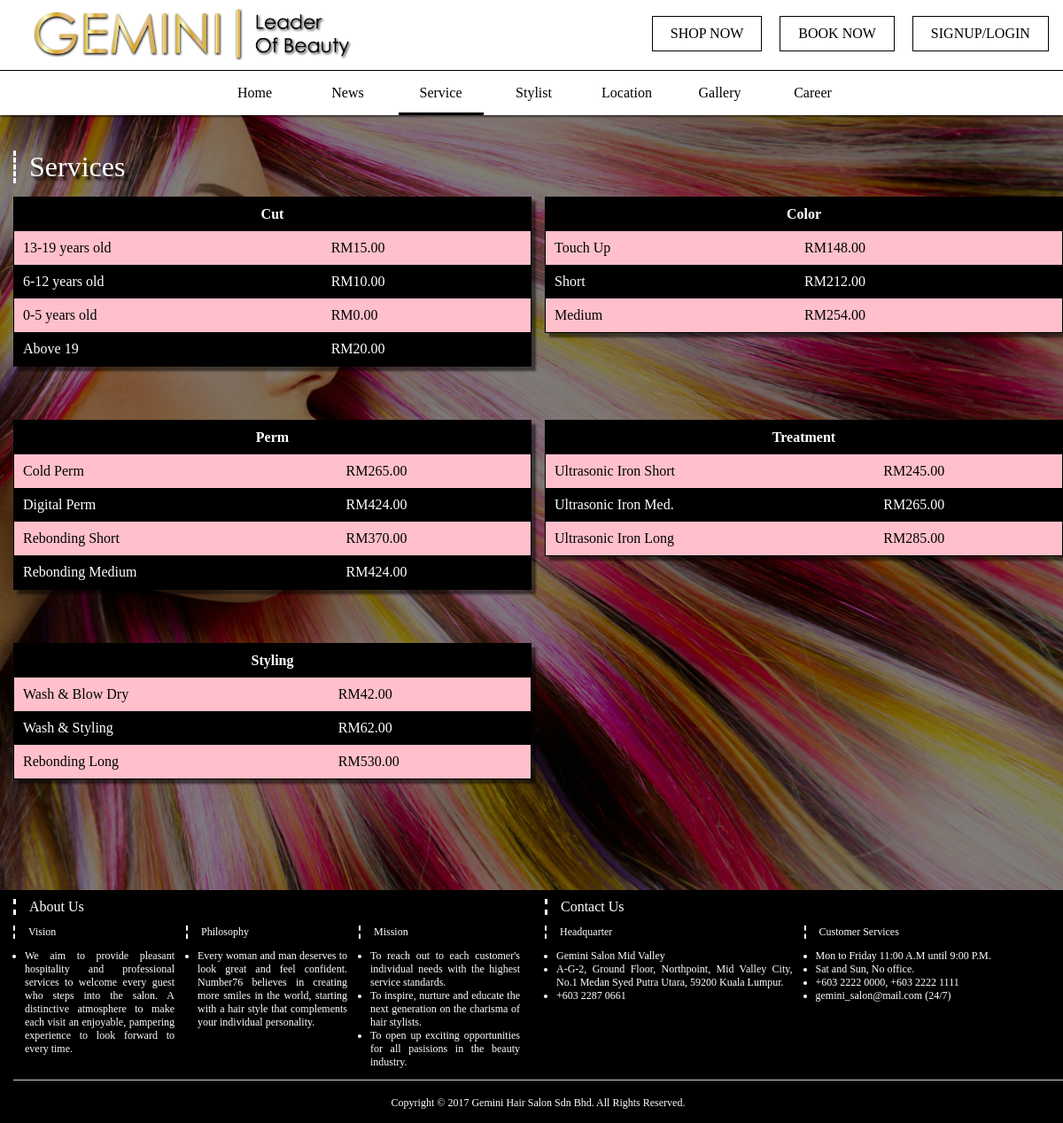
The app's page /service.php with its own data.
### tables this page shows
CREATE TABLE `service_type` (
  `service_type_id` int(11) NOT NULL,
  `type_name` varchar(255) NOT NULL
);

CREATE TABLE `service` (
  `service_id` int(11) NOT NULL,
  `service_name` varchar(255) NOT NULL,
  `service_price` decimal(6,2) NOT NULL,
  `service_type` int(11) DEFAULT NULL
);

### htdocs/service.php (the view, shortened to what this page needs)
<?php
require ('connect_db.php');
?>
<div class="parallax" style="background-image: url('includes/img/parallax4.jpg'); padding-top: 7em; " id="service_list">
	<div class="container">
		<div class="row">
			<div class="col-l-12">
				<h1 class="heading">Services</h1>
			</div>
		</div>
		<div class="row">
			<?php
				$getServiceTypeQuery = "SELECT * FROM service_type";
				$getServiceType = mysqli_query($connection, $getServiceTypeQuery);
				while ($row = mysqli_fetch_array($getServiceType)) {
					$id = $row["service_type_id"];
					$name = $row["type_name"];
					?>
					<div class="col-l-6 col-m-6 col-s-12" id="service_list_content">
						<div class="content">
							<div class="card">
								<table cellspacing="0" cellpadding="5">
									<tr>
										<th colspan="2"><?php echo $name; ?></th>
									</tr>
									<?php
									$getServiceQuery = "SELECT * FROM service WHERE service_type = '$id'";
									$getService = mysqli_query($connection, $getServiceQuery);
									while ($row = mysqli_fetch_array($getService)) {
										$name = $row["service_name"];
										$price = $row["service_price"];
										?>
										<tr>
											<td><?php echo $name; ?></td>
											<td>RM<?php echo $price; ?></td>
										</tr>
										<?php
									}
									?>
								</table>
							</div>
						</div>
					</div>
					<?php
				}
			?>
		</div>
	</div>
</div>

### htdocs/includes/css/style.css (style rules this page uses)
* { -webkit-font-smoothing: antialiased; box-sizing: border-box; }
body { margin: 0; font-family: "Century Gothic"; background-color: rgba(0,0,0,0.5); }
table { width: 100%; color: white; overflow-x: auto; border: 1px solid black; }
tr, td, th { border: 0px; padding: 10px 10px; }
tr:nth-child(2n) { color: black; background-color: pink; }
.heading { font-weight: normal; font-size: 2em; margin-top: 10px; margin-bottom: 0; margin-left: 0; margin-right: 0; color: white; padding-left: 15px; border-left: 3px dashed white; text-shadow: 4px 4px 3px black; }
a { font-family: "Century Gothic"; text-decoration: none; }
p { font-family: "Century Gothic"; }
[class*="col-"] { display: block; float: left; padding-left: 15px; }
@media only screen and (min-width: 0px) { .col-s-3 { width: 25%; } }
@media only screen and (min-width: 0px) { .col-s-9 { width: 75%; } }
@media only screen and (min-width: 0px) { .col-s-12 { width: 100%; } }
@media only screen and (min-width: 720px) { .col-m-6 { width: 50%; } }
@media only screen and (min-width: 720px) { .col-m-12 { width: 100%; } }
@media only screen and (min-width: 1025px) { .col-l-4 { width: 33.33%; } }
@media only screen and (min-width: 1025px) { .col-l-6 { width: 50%; } }
@media only screen and (min-width: 1025px) { .col-l-8 { width: 66.66%; } }
@media only screen and (min-width: 1025px) { .col-l-12 { width: 100%; } }
.row::after { content: ""; clear: both; display: table; }
.left { float: left; }
.center { text-align: center; }
.right { float: right; }
.navbar { font-family: "Century Gothic"; transition: all 0.25s ease-out; width: 100%; background-color: white; position: fixed; z-index: 2; top: 0; box-shadow: 0px 2px 2px rgba(0,0,0,0.5); }
.navbar .logo { height: 5em; border-bottom: 1px solid black; }
.navbar .logo img { transition: all 0.25s ease-out; margin-top: 0.5em; margin-left: 10px; height: auto; width: 25em; }
.navlink { vertical-align: middle; height: auto; }
.navlink a { display: inline-block; transition: all 0.25s ease-out; position: relative; margin-top: 1.1em; margin-right: 1em; padding: 10px 20px; border: 1px solid black; background-color: white; text-decoration: none; color: black; }
.navlink a span { background: linear-gradient(to right, #D4AF37, #FAFAD2, #DAA520, #E6BE8A, #D4AF37); position: absolute; top: 0px; left: -1px; width: 101%; height: 101%; z-index: -1; }
.subnav { width: 100%; transition: all 0.25s ease-out; background-color: white; }
.subnav a { transition: all 0.25s ease-out; margin-top: 1em; margin-left: 5px; display: inline-block; width: 6em; height: 2.1em; color: black; text-decoration: none; vertical-align: middle; border-bottom: 0px solid transparent; }
.parallax { width: 100%; height: auto; background-color: rgba(0, 0, 0, 0.5); background-blend-mode: overlay; background-size: cover; background-repeat: no-repeat; background-attachment: fixed; background-position: center; padding-bottom: 5em; display: flex; align-items: center; }
.container { width: 80%; height: auto; margin-left: auto; margin-right: auto; padding-top: 3em; }
@media only screen and (max-width: 1280px) { .container { width: 100%; } }
.content { width: 100%; height: auto; }
.card { width: 100%; height: auto; margin-top: 15px; margin-bottom: 45px; background-color: black; box-shadow: 5px 5px 2px rgba(0,0,0,0.5); }
.card p { font-size: 1.5em; padding-left: 15px; padding-right: 15px; border-left: 2px dashed white; }
.card .content { color: white; padding-left: 20px; float: left; }
.card .content p { font-size: 1em; padding-left: 15px; padding-right: 15px; border-left: 2px dashed white; }
#service_list #service_list_content:nth-child(2n+1) { clear: both; }
.footer { background-color: black; }
.footer .container { padding: 0; }
.footer .content p { font-size: 1em; color: white; }
.footer .card { margin: 0; display: flex; flex-direction: row; }
.footer .card .content { font-size: 0.75em; text-align: justify; padding: 0; margin: 0; }
.footer ul { padding: 0 13px; }
.footer label { color: white; font-size: 0.75em; }

### records on screen
service_type: type_name "Cut"
service: service_name "13-19 years old", service_price "15.00"
service: service_name "6-12 years old", service_price "10.00"
service: service_name "0-5 years old", service_price "0.00"
service: service_name "Above 19", service_price "20.00"
service_type: type_name "Color"
service: service_name "Touch Up", service_price "148.00"
service: service_name "Short", service_price "212.00"
service: service_name "Medium", service_price "254.00"
service_type: type_name "Perm"
service: service_name "Cold Perm", service_price "265.00"
service: service_name "Digital Perm", service_price "424.00"
service: service_name "Rebonding Short", service_price "370.00"
service: service_name "Rebonding Medium", service_price "424.00"
service_type: type_name "Treatment"
service: service_name "Ultrasonic Iron Short", service_price "245.00"
service: service_name "Ultrasonic Iron Med.", service_price "265.00"
service: service_name "Ultrasonic Iron Long", service_price "285.00"
service_type: type_name "Styling"
service: service_name "Wash & Blow Dry", service_price "42.00"
service: service_name "Wash & Styling", service_price "62.00"
service: service_name "Rebonding Long", service_price "530.00"
